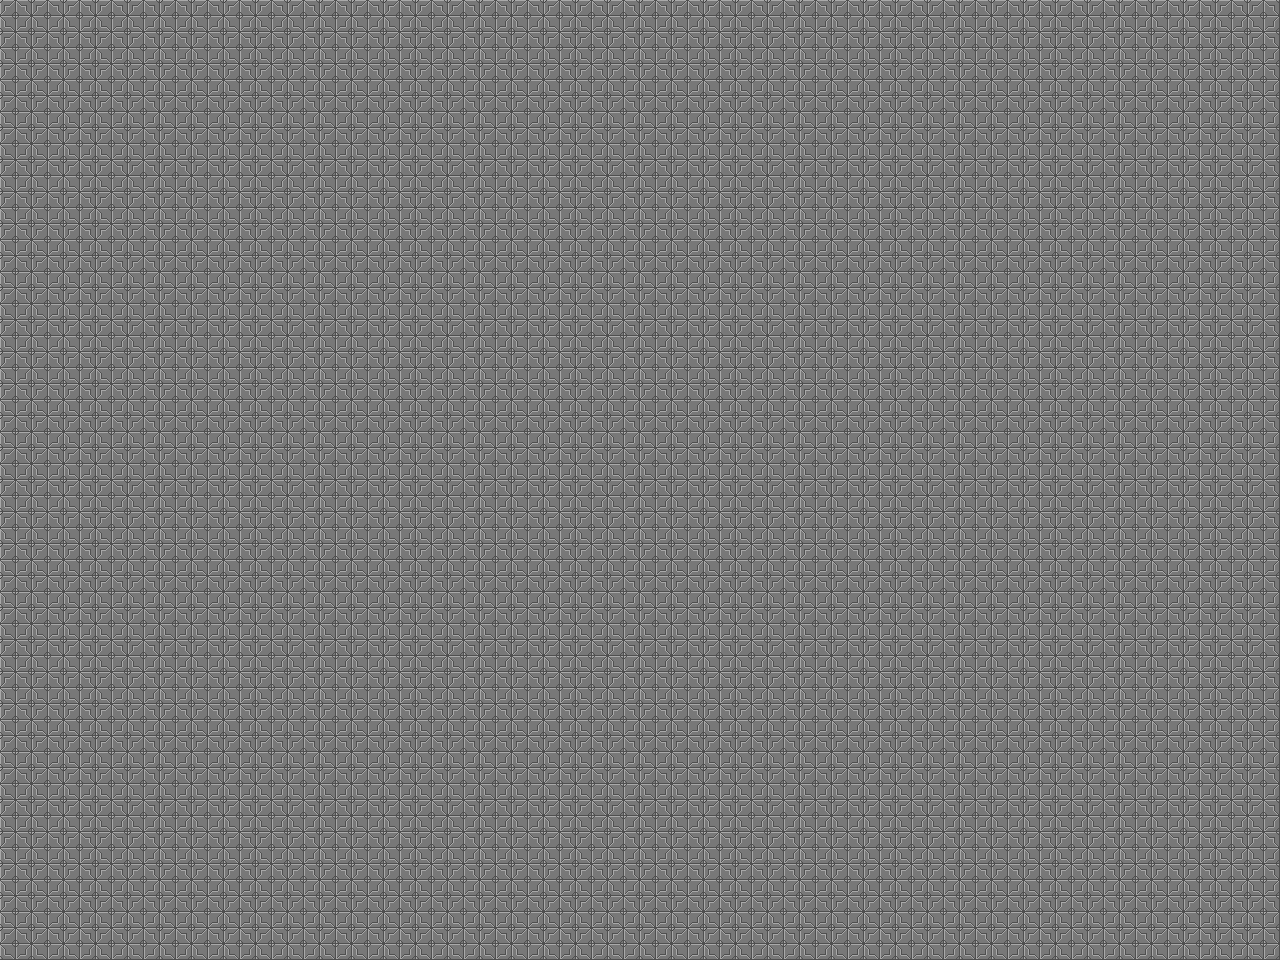

This game map was drawn from its Tiled (.tmx) file and the tilesets committed beside it. A one-line description and the trimmed map source follow:
An orthogonal 40x30 tile map with 32x32 px tiles, 1 tile layer (Tile Layer 1).

<map version="1.0" tiledversion="1.1.3" orientation="orthogonal" renderorder="right-down" width="40" height="30" tilewidth="32" tileheight="32" infinite="0" nextobjectid="1">
 <tileset firstgid="1" source="tileset.tsx" />
 <layer name="Tile Layer 1" width="40" height="30">
  <data>[1200 cells, 1200 non-empty, 1 distinct tile ids]</data>
 </layer>
</map>
